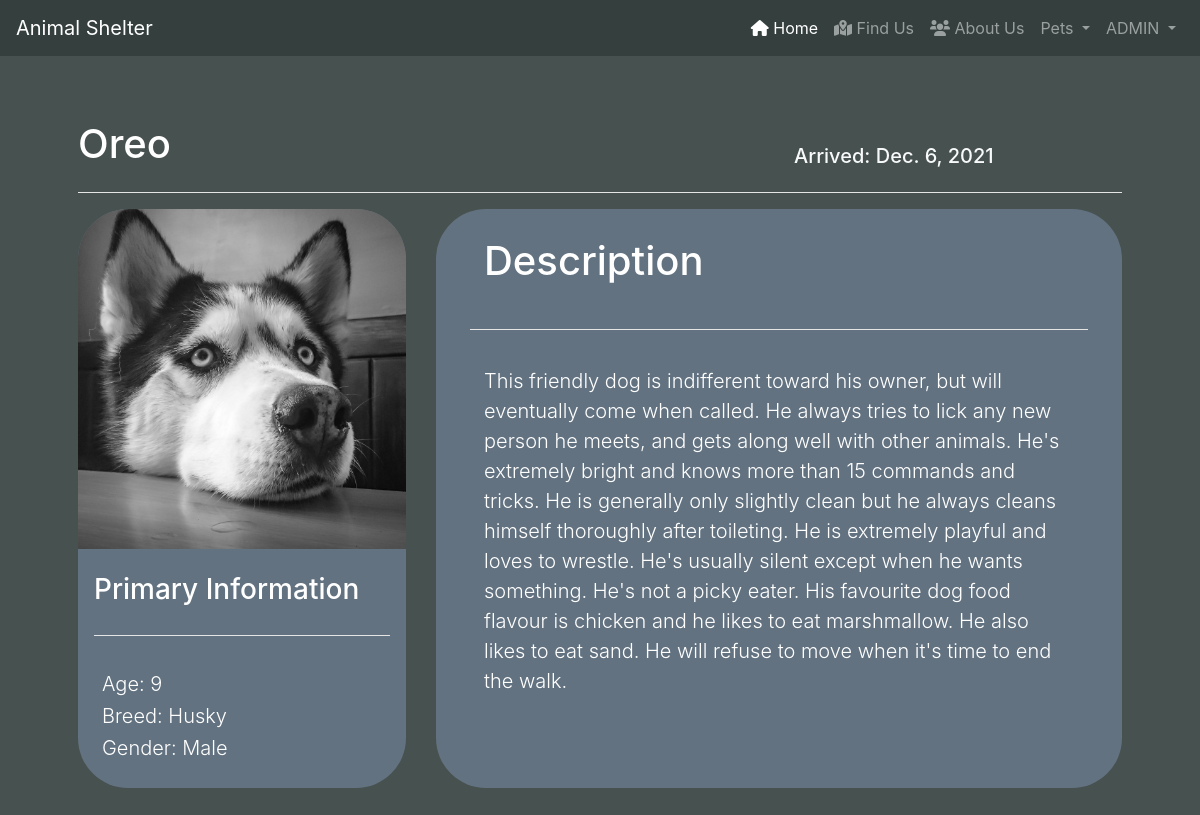
Screenshot of /profile/dog/2 (signed in) with the database file from the repository.
### AnimalShelter/models.py (models this page shows, shortened)
class Dogs(models.Model):
    name = models.CharField(max_length=50)
    gender = models.CharField(max_length=10, choices=GENDER, blank=True)
    breed = models.ForeignKey(DogBreeds, on_delete=models.CASCADE, blank=True)
    age = models.IntegerField()
    description = models.TextField()
    arrived = models.DateField(auto_now_add=True, blank=True)
    adopted = models.DateField(null=True, blank=True)
    img = models.ImageField(upload_to='images/dogs')

class DogBreeds(models.Model):
    dog_breed_name = models.CharField(max_length=50)
    def __str__(self):
        return self.dog_breed_name

### AnimalShelter/views.py (the view)
# urls.py: path('profile/dog/<int:id>', views.profile_dog, name='dog_profile'),
@permission_required('AnimalShelter.view_dogs', login_url='login')
def profile_dog(request, id):
    pet = Dogs.objects.get(id=id)
    return render(request, 'AnimalShelter/pet_profile.html', {'pet': pet})

### templates/AnimalShelter/pet_profile.html (shortened to what this page needs)
{% extends 'base.html' %}
{% load static %}
{% block css %}
    <link rel="stylesheet" href="{% static 'css/styles.css' %}">
{% endblock %}
{% block nav %}
    <li class="nav-item active">
        <a class="nav-link" href="{% url 'index' %}"><i class="fas fa-home"></i> Home</a>
    </li>
    <li class="nav-item">
        <a class="nav-link" href="{% url 'find' %}"><i class="fas fa-map-marked-alt"></i> Find Us</a>
    </li>
    <li class="nav-item">
        <a class="nav-link" href="{% url 'about' %}"><i class="fas fa-users"></i> About Us</a>
    </li>
    <li class="nav-item dropdown">
        <a class="nav-link dropdown-toggle" href="#" id="navbarDropdownMenuLink" data-toggle="dropdown"
           aria-haspopup="true" aria-expanded="false">
            Pets
        </a>
    </li>
{% endblock %}
{% block body %}
    <div class="container mt-5 py-3 px-5 mx-auto">
        <div class="row ">
            <div class="col-md-6 col-lg-7 col-xl-8 text-white">
                <h1>{{ pet.name }}</h1>
            </div>
            <div class="col-md-6 col-lg-5 col-xl-4 text-light ">
                <h5 class="align-text-bottom mt-4 text-end">Arrived: {{ pet.arrived }}</h5>
            </div>
        </div>
        <hr style="background-color: white">
        <div class="row ">
            <div class="col-12 col-lg-4 align-items-stretch ">
                <div class="card card-color mb-3">
                    <img class="card-img-top" src="{{ MEDIA_URL }}{{ pet.img }}" alt="">
                    <h3 class="card-title px-3 mt-4">Primary Information</h3>
                    <hr class="mx-auto" style="background-color: white; width: 90%">
                    <div class="card-body px-4">
                        <h5 class="lead">Age: {{ pet.age }}</h5>
                        <h5 class="lead">Breed: {{ pet.breed }}</h5>
                        <h5 class="lead">Gender: {{ pet.gender }}</h5>
                    </div>
                </div>
            </div>
            <div class="col-12 col-lg-8 d-flex align-items-stretch ">
                <div class="card card-color mb-3">
                    <h1 class="card-title px-5 py-4 my-1">Description</h1>
                    <hr class="mx-auto" style="background-color: white; width: 90%">
                    <div class="card-body px-5 text">
                        <p class="lead">{{ pet.description }}</p>
                    </div>
                </div>
            </div>
        </div>
    </div>
{% endblock %}

### templates/base.html (shortened to what this page needs)
{% load static %}
<!DOCTYPE html>
<html lang="en">
<head>
    <link rel="stylesheet" href="https://maxcdn.bootstrapcdn.com/bootstrap/4.0.0/css/bootstrap.min.css"
>
    <link rel="stylesheet" href="https://cdnjs.cloudflare.com/ajax/libs/font-awesome/6.0.0-beta3/css/all.min.css"
/>
    {% block css %}
    {% endblock %}
</head>
<body>
<nav class="navbar navbar-expand-md navbar-dark bg-color-5">
    <a class="navbar-brand" href="{% url 'index' %}">Animal Shelter</a>
    <div class="collapse navbar-collapse justify-content-end" id="navbarNavDropdown">
        <ul class="navbar-nav">
            {% block nav %}
            {% endblock %}
            {% if user.is_authenticated %}
                <li class="nav-item dropdown">
                    <a class="nav-link dropdown-toggle" href="#" id="navbarDropdownMenuLink" data-toggle="dropdown"
                       aria-haspopup="true" aria-expanded="false">
                        {{ user.username|upper }}
                    </a>
                </li>
            {% else %}
                <a class="btn btn-color text-white ml-3" href={% url 'login' %}><i class="fas fa-sign-in-alt"></i> Login</a>
                <div class="m-2"></div>
                <a class="btn btn-color-outline" href={% url 'register' %}><i class="fas fa-plus"></i> Register</a>
            {% endif %}
        </ul>
    </div>
</nav>
{% block body %}
{% endblock %}
</body>
</html>

### static/css/styles.css (style rules this page uses)
body { background-color: rgba(52, 63, 62, .9); }
.bg-color-5 { background-color: #343f3e; }
.card-color { background-color: rgba(148, 176, 218, .35); border-color: rgba(148, 176, 218, .5); border-radius: 50px; color: white; padding: 0; margin: 0 0; border-width: 0; }
.card-img-top { width: 100%; min-height: 340px; height: 15vw; object-fit: cover; border-radius: 50px 50px 0px 0px; }

### rows the page displays
Dogs: name "Oreo", arrived "Dec. 6, 2021", img (picture), age "9", breed "Husky", gender "Male", description "This friendly dog is indifferent toward his owner, but will eventually come when called. He always tries to lick any new person he meets, and gets along well with other animals. He's extremely bright and knows more than 15 commands and tricks. He is generally only slightly clean but he always cleans himself thoroughly after toileting. He is extremely playful and loves to wrestle. He's usually silent except when he wants something. He's not a picky eater. His favourite dog food flavour is chicken and he likes to eat marshmallow. He also likes to eat sand. He will refuse to move when it's time to end the walk."

### other values shown
{{ user.username|upper }} "ADMIN"
